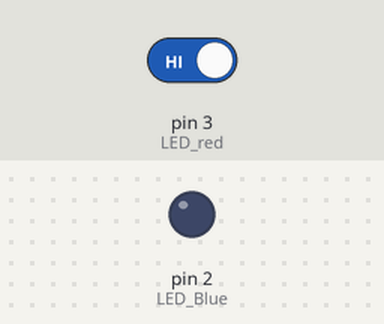
Bench run of a sketch on a simulated Arduino Uno, built with avr-gcc and run on an emulated ATmega328P. On the bench: output pins drawn as LEDs (lit = HIGH). Inputs (shaded band) come from the test bench; at power-on: pin 3 (LED_red) HIGH.

Above: at 1.2 s.
1.3 s: pin 3 (LED_red) driven LOW
At 2.1 s:
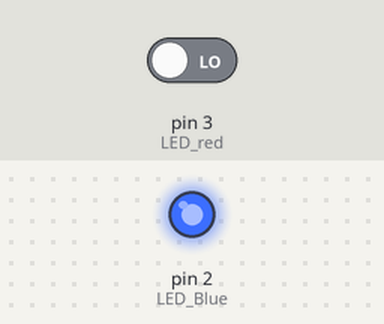
2.8 s: pin 3 (LED_red) driven HIGH
At 3.3 s:
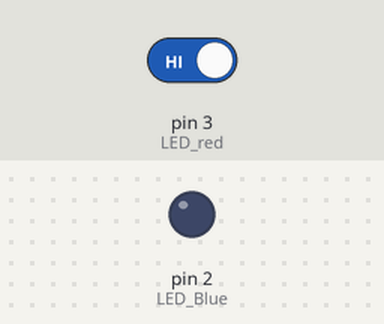
Timing chart, 0 to 5.8 s (numbered marks = the images above; inputs shaded):
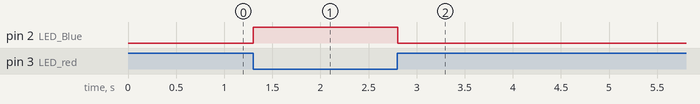

Measured:
- after the input at 1.3 s, pin 2 (LED_Blue): LOW → HIGH at once
- after the input at 2.8 s, pin 2 (LED_Blue): HIGH → LOW at once

The sketch:

esp8266_test2.ino
```cpp
#define LED_Blue 2
#define LED_red 3


void setup() {
 // initialize digital pin LED_BUILTSIN as an output.
  Serial.begin(9600);
  pinMode(LED_Blue, OUTPUT);
  pinMode(LED_red, INPUT);
}

void loop()
{
  if (digitalRead(LED_red) == 0) {
    digitalWrite(LED_Blue, HIGH);
  } else {
    digitalWrite(LED_Blue, LOW);
  }
  delay(10); // Delay a little bit to improve simulation performance
}
```
